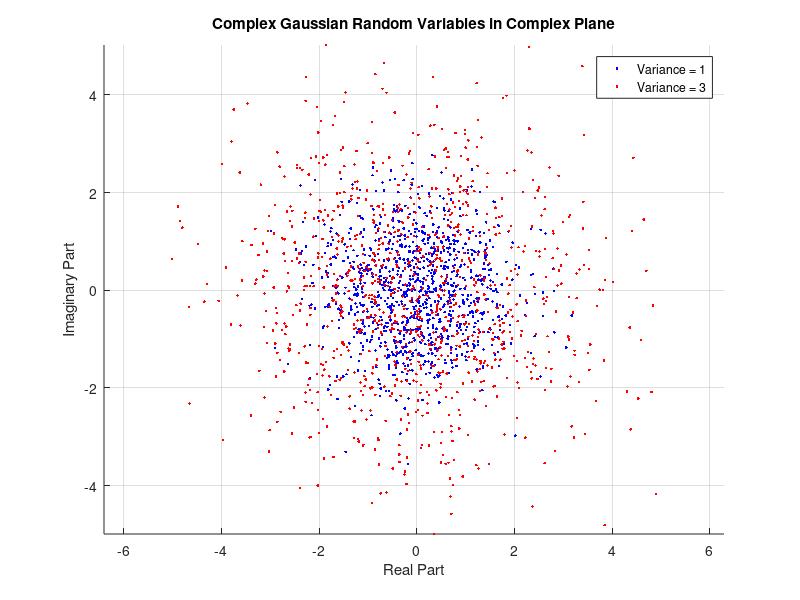

Source code (MATLAB):
clc; clear; close all;

% Number of samples
numSamples = 1000;  

% Mean and variance settings
mu = 0;    % Mean (0)
sigma1 = sqrt(1);  % Standard deviation for variance = 1
sigma2 = sqrt(3);  % Standard deviation for variance = 3

% Generate complex Gaussian random variables with mean = mu
X1 = mu + sigma1 * (randn(1, numSamples) + 1j * randn(1, numSamples)); % Variance = 1
X2 = mu + sigma2 * (randn(1, numSamples) + 1j * randn(1, numSamples)); % Variance = 3

% Plot in complex plane
figure;
hold on;
plot(real(X1), imag(X1), 'b.', 'DisplayName', 'Variance = 1');  % Blue for Variance = 1
plot(real(X2), imag(X2), 'r.', 'DisplayName', 'Variance = 3');  % Red for Variance = 3

% Labels and legend
xlabel('Real Part');
ylabel('Imaginary Part');
title('Complex Gaussian Random Variables in Complex Plane');
legend;
grid on;
axis equal;
hold off;
